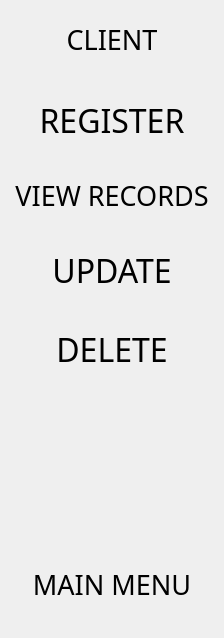
         <widget class="QWidget" name="client_menu">
          <layout class="QVBoxLayout" name="verticalLayout_4">
           <item>
            <spacer name="verticalSpacer_2">
             <property name="orientation">
              <enum>Qt::Vertical</enum>
             </property>
             <property name="sizeType">
              <enum>QSizePolicy::Maximum</enum>
             </property>
             <property name="sizeHint" stdset="0">
              <size>
               <width>20</width>
               <height>10</height>
              </size>
             </property>
            </spacer>
           </item>
           <item>
            <widget class="QLabel" name="client_title">
             <property name="sizePolicy">
              <sizepolicy hsizetype="Preferred" vsizetype="Fixed">
               <horstretch>0</horstretch>
               <verstretch>0</verstretch>
              </sizepolicy>
             </property>
             <property name="font">
              <font>
               <family>Fira Sans</family>
               <pointsize>20</pointsize>
              </font>
             </property>
             <property name="text">
              <string>CLIENT</string>
             </property>
             <property name="alignment">
              <set>Qt::AlignCenter</set>
             </property>
            </widget>
           </item>
           <item>
            <spacer name="verticalSpacer_55">
             <property name="orientation">
              <enum>Qt::Vertical</enum>
             </property>
             <property name="sizeType">
              <enum>QSizePolicy::Maximum</enum>
             </property>
             <property name="sizeHint" stdset="0">
              <size>
               <width>20</width>
               <height>30</height>
              </size>
             </property>
            </spacer>
           </item>
           <item>
            <widget class="QPushButton" name="btn_regiter_client">
             <property name="sizePolicy">
              <sizepolicy hsizetype="Minimum" vsizetype="Preferred">
               <horstretch>0</horstretch>
               <verstretch>0</verstretch>
              </sizepolicy>
             </property>
             <property name="font">
              <font>
               <family>Fira Sans Medium</family>
               <pointsize>24</pointsize>
              </font>
             </property>
             <property name="styleSheet">
              <string notr="true">QPushButton:hover
{
   border: 4px solid  rgb(31, 80, 20);
	background-color: rgb(236, 236, 224);

}
</string>
             </property>
             <property name="text">
              <string>REGISTER</string>
             </property>
             <property name="flat">
              <bool>true</bool>
             </property>
            </widget>
           </item>
           <item>
            <spacer name="verticalSpacer_56">
             <property name="orientation">
              <enum>Qt::Vertical</enum>
             </property>
             <property name="sizeType">
              <enum>QSizePolicy::Maximum</enum>
             </property>
             <property name="sizeHint" stdset="0">
              <size>
               <width>20</width>
               <height>20</height>
              </size>
             </property>
            </spacer>
           </item>
           <item>
            <widget class="QPushButton" name="btn_records_client">
             <property name="sizePolicy">
              <sizepolicy hsizetype="Minimum" vsizetype="Preferred">
               <horstretch>0</horstretch>
               <verstretch>0</verstretch>
              </sizepolicy>
             </property>
             <property name="font">
              <font>
               <family>Fira Sans Medium</family>
               <pointsize>20</pointsize>
              </font>
             </property>
             <property name="styleSheet">
              <string notr="true">QPushButton:hover
{
   border: 4px solid  rgb(31, 80, 20);
	background-color: rgb(236, 236, 224);

}
</string>
             </property>
             <property name="text">
              <string>VIEW RECORDS</string>
             </property>
             <property name="flat">
              <bool>true</bool>
             </property>
            </widget>
           </item>
           <item>
            <spacer name="verticalSpacer_57">
             <property name="orientation">
              <enum>Qt::Vertical</enum>
             </property>
             <property name="sizeType">
              <enum>QSizePolicy::Maximum</enum>
             </property>
             <property name="sizeHint" stdset="0">
              <size>
               <width>20</width>
               <height>20</height>
              </size>
             </property>
            </spacer>
           </item>
           <item>
            <widget class="QPushButton" name="btn_update_client">
             <property name="sizePolicy">
              <sizepolicy hsizetype="Minimum" vsizetype="Preferred">
               <horstretch>0</horstretch>
               <verstretch>0</verstretch>
              </sizepolicy>
             </property>
             <property name="font">
              <font>
               <family>Fira Sans Medium</family>
               <pointsize>24</pointsize>
              </font>
             </property>
             <property name="styleSheet">
              <string notr="true">QPushButton:hover
{
   border: 4px solid  rgb(31, 80, 20);
	background-color: rgb(236, 236, 224);

}
</string>
             </property>
             <property name="text">
              <string>UPDATE</string>
             </property>
             <property name="flat">
              <bool>true</bool>
             </property>
            </widget>
           </item>
           <item>
            <spacer name="verticalSpacer_58">
             <property name="orientation">
              <enum>Qt::Vertical</enum>
             </property>
             <property name="sizeType">
              <enum>QSizePolicy::Maximum</enum>
             </property>
             <property name="sizeHint" stdset="0">
              <size>
               <width>20</width>
               <height>20</height>
              </size>
             </property>
            </spacer>
           </item>
           <item>
            <widget class="QPushButton" name="btn_delete_client">
             <property name="sizePolicy">
              <sizepolicy hsizetype="Minimum" vsizetype="Preferred">
               <horstretch>0</horstretch>
               <verstretch>0</verstretch>
              </sizepolicy>
             </property>
             <property name="font">
              <font>
               <family>Fira Sans Medium</family>
               <pointsize>24</pointsize>
              </font>
             </property>
             <property name="styleSheet">
              <string notr="true">QPushButton:hover
{
   border: 4px solid  rgb(31, 80, 20);
	background-color: rgb(236, 236, 224);

}
</string>
             </property>
             <property name="text">
              <string>DELETE</string>
             </property>
             <property name="flat">
              <bool>true</bool>
             </property>
            </widget>
           </item>
           <item>
            <spacer name="verticalSpacer_60">
             <property name="orientation">
              <enum>Qt::Vertical</enum>
             </property>
             <property name="sizeType">
              <enum>QSizePolicy::Maximum</enum>
             </property>
             <property name="sizeHint" stdset="0">
              <size>
               <width>20</width>
               <height>180</height>
              </size>
             </property>
            </spacer>
           </item>
           <item>
            <widget class="QPushButton" name="btn_back_client">
             <property name="sizePolicy">
              <sizepolicy hsizetype="Preferred" vsizetype="Preferred">
               <horstretch>0</horstretch>
               <verstretch>0</verstretch>
              </sizepolicy>
             </property>
             <property name="minimumSize">
              <size>
               <width>0</width>
               <height>0</height>
              </size>
             </property>
             <property name="sizeIncrement">
              <size>
               <width>0</width>
               <height>0</height>
              </size>
             </property>
             <property name="font">
              <font>
               <family>Fira Sans Medium</family>
               <pointsize>20</pointsize>
              </font>
             </property>
             <property name="styleSheet">
              <string notr="true">QPushButton:hover
{
   border: 4px solid  rgb(31, 80, 20);
	background-color: rgb(236, 236, 224);

}
</string>
             </property>
             <property name="text">
              <string>MAIN MENU</string>
             </property>
             <property name="autoDefault">
              <bool>false</bool>
             </property>
             <property name="flat">
              <bool>true</bool>
             </property>
            </widget>
           </item>
           <item>
            <spacer name="verticalSpacer_59">
             <property name="orientation">
              <enum>Qt::Vertical</enum>
             </property>
             <property name="sizeType">
              <enum>QSizePolicy::Maximum</enum>
             </property>
             <property name="sizeHint" stdset="0">
              <size>
               <width>20</width>
               <height>20</height>
              </size>
             </property>
            </spacer>
           </item>
          </layout>
         </widget>
